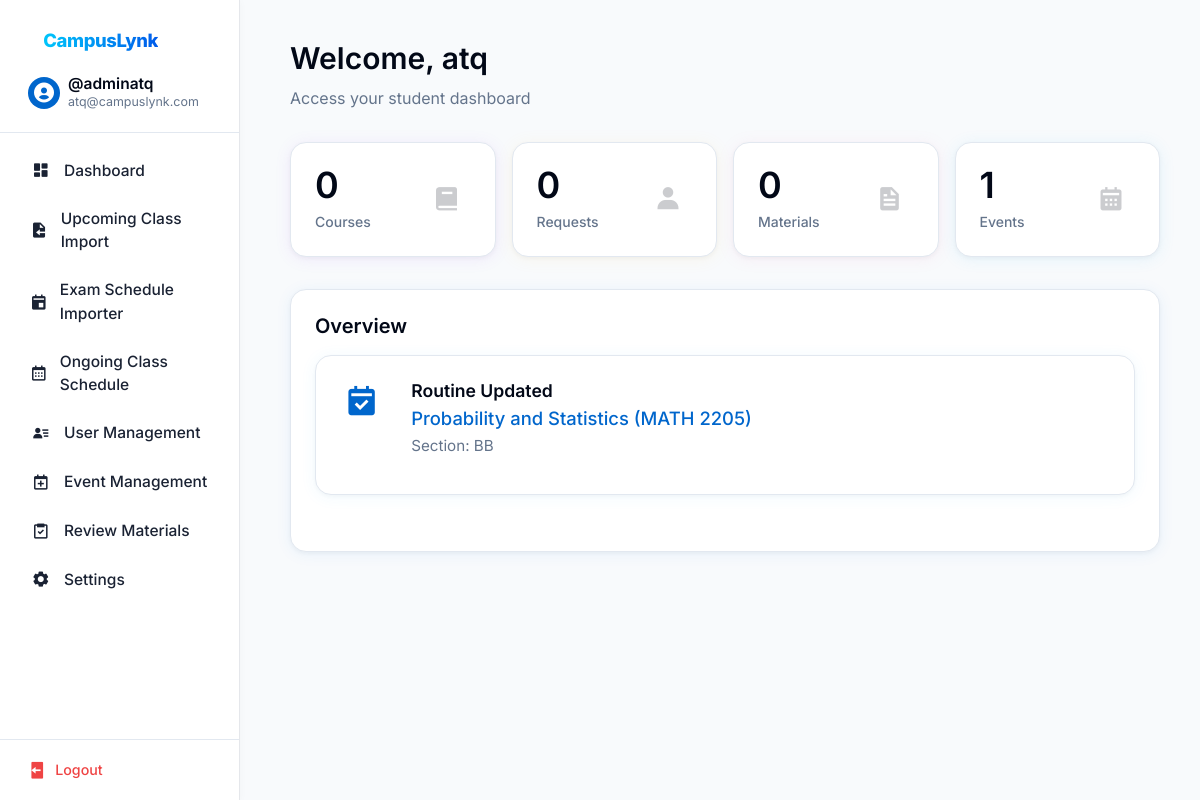
Page /dashboard.php (signed in) on the committed database.
### tables this page shows
CREATE TABLE `users` (
  `id` int(11) NOT NULL,
  `username` varchar(255) NOT NULL,
  `email` varchar(255) NOT NULL,
  `password` varchar(255) NOT NULL,
  `role` enum('student','faculty','admin') NOT NULL,
  `name` varchar(255) NOT NULL
);

CREATE TABLE `upcoming_courses` (
  `id` int(11) NOT NULL,
  `program` varchar(50) DEFAULT NULL,
  `course_code` varchar(20) DEFAULT NULL,
  `course_title` varchar(255) DEFAULT NULL,
  `section` varchar(10) DEFAULT NULL,
  `room1` varchar(50) DEFAULT NULL,
  `room2` varchar(50) DEFAULT NULL,
  `day1` varchar(20) DEFAULT NULL,
  `day2` varchar(20) DEFAULT NULL,
  `time1` varchar(20) DEFAULT NULL,
  `time2` varchar(20) DEFAULT NULL,
  `faculty_name` varchar(100) DEFAULT NULL,
  `faculty_initial` varchar(20) DEFAULT NULL,
  `credit` decimal(3,1) DEFAULT NULL
);

### dashboard.php (the view, shortened to what this page needs)
<?php
try {
    $database = new Database();
    $db = $database->getConnection();
    $query = $db->prepare("SELECT * FROM users WHERE email = ?");
    $query->execute([$_SESSION['useremail']]);
    $user = $query->fetch(PDO::FETCH_ASSOC);
    $userId = $user['id'];
    $courseCount = 0;
    $courseStmt = $db->prepare("SELECT COUNT(DISTINCT se.course_id) FROM student_enrollments se WHERE se.student_id = ?");
    $courseStmt->execute([$userId]);
    $courseCount = $courseStmt->fetchColumn();
    $requestCount = 0;
    $requestStmt = $db->prepare("SELECT COUNT(*) FROM counselling_requests WHERE student_id = ?");
    $requestStmt->execute([$userId]);
    $requestCount = $requestStmt->fetchColumn();
    $materialCount = 0;
    $eventCount = 0;
    $eventStmt = $db->query("SELECT COUNT(*) FROM events");
    $eventCount = $eventStmt->fetchColumn();
    $routineStmt = $db->query("SELECT * FROM upcoming_courses ORDER BY id DESC LIMIT 1");
    $latestRoutine = $routineStmt->fetch(PDO::FETCH_ASSOC);
} catch (PDOException $e) {
    header("Location: login.php?error=Database Error: " . urlencode($e->getMessage()));
    exit();
}
?>
<!DOCTYPE html>
<html lang="en">
<head>
    <link href='https://unpkg.com/boxicons@2.1.4/css/boxicons.min.css' rel='stylesheet'>
    <link rel="stylesheet" href="css/base.css">
    <link rel="stylesheet" href="css/layout.css">
    <link rel="stylesheet" href="css/components.css">
    <link rel="stylesheet" href="css/dashboard.css">
</head>
<body>
<div class="dashboard-layout">
  <?php include 'sidebar.php'; ?>
  <main id="main-content" class="main-content fade-transition fade-out" style="">
    <section class="welcome-section">
        <h1>Welcome, <?php echo htmlspecialchars($user['name']); ?></h1>
        <p class="text-muted">Access your student dashboard</p>
    </section>
    <div class="quick-access-row">
        <div class="quick-access-card glow-purple">
            <div class="quick-access-card-content">
                <div class="quick-access-number"><?php echo $courseCount; ?></div>
                <div class="quick-access-label">Courses</div>
            </div>
            <div class="quick-access-icon purple">
                <i class='bx bxs-book'></i>
            </div>
        </div>
        <div class="quick-access-card glow-yellow">
            <div class="quick-access-card-content">
                <div class="quick-access-number"><?php echo $requestCount; ?></div>
                <div class="quick-access-label">Requests</div>
            </div>
            <div class="quick-access-icon yellow">
                <i class='bx bxs-user'></i>
            </div>
        </div>
        <div class="quick-access-card glow-pink">
            <div class="quick-access-card-content">
                <div class="quick-access-number"><?php echo $materialCount; ?></div>
                <div class="quick-access-label">Materials</div>
            </div>
            <div class="quick-access-icon pink">
                <i class='bx bxs-file'></i>
            </div>
        </div>
        <div class="quick-access-card glow-blue">
            <div class="quick-access-card-content">
                <div class="quick-access-number"><?php echo $eventCount; ?></div>
                <div class="quick-access-label">Events</div>
            </div>
            <div class="quick-access-icon blue">
                <i class='bx bxs-calendar'></i>
            </div>
        </div>
    </div>
    <div class="content-stack">
        <div class="card">
            <h2 class="text-xl font-semibold mb-4">Overview</h2>
            <div class="dashboard-overview-grid" style="display: grid; grid-template-columns: repeat(auto-fit, minmax(320px, 1fr)); gap: 1.5rem; margin-bottom: 2rem;">
                <?php if ($latestRoutine): ?>
                <div class="overview-card">
                    <div class="overview-icon"><i class='bx bxs-calendar-check text-primary'></i></div>
                    <div class="overview-content">
                        <h3 class="overview-title">Routine Updated</h3>
                        <div class="overview-main"><?php echo htmlspecialchars($latestRoutine['course_title']); ?> (<?php echo htmlspecialchars($latestRoutine['course_code']); ?>)</div>
                        <div class="overview-desc">Section: <?php echo htmlspecialchars($latestRoutine['section']); ?></div>
                    </div>
                </div>
                <?php endif; ?>
            </div>
        </div>
    </div>
  </main>
</div>
</body>
</html>

### sidebar.php (shortened to what this page needs)
<?php
try {
    $sidebar_database = new Database();
    $sidebar_db = $sidebar_database->getConnection();
    $sidebar_query = $sidebar_db->prepare("SELECT * FROM users WHERE email = ?");
    $sidebar_query->execute([$_SESSION['useremail']]);
    $sidebar_user = $sidebar_query->fetch(PDO::FETCH_ASSOC);
} catch (PDOException $e) {
    header("Location: login.php?error=Database Error: " . urlencode($e->getMessage()));
    exit();
}
$current_page = basename($_SERVER['PHP_SELF']);
$role = $sidebar_user['role'];
?>
<link href='https://unpkg.com/boxicons@2.1.4/css/boxicons.min.css' rel='stylesheet'>
<aside class="sidebar">
    <div class="sidebar-header">
        <div class="logo-and-title-div">
            <div class="sidebar-brand">
                <a href="index.php" class="navbar-brand sidebar-logo"><span>CampusLynk</span></a>
            </div>
        </div>
        <a href="<?php echo $role === 'faculty' ? 'faculty_dashboard.php' : ($role === 'admin' ? 'admin_dashboard.php' : 'profile.php'); ?>" class="user-info">
            <div class="user-avatar">
                <i class='bx bxs-user-circle'></i>
            </div>
            <div class="user-details">
                <h3 class="user-name"><?php echo '@' . htmlspecialchars($sidebar_user['username']); ?></h3>
                <p class="user-email"><?php echo htmlspecialchars($sidebar_user['email']); ?></p>
            </div>
        </a>
    </div>
    <div class="sidebar-content">
        <ul class="nav-links">
            <?php if ($role === 'admin'): ?>
                <li>
                    <a href="admin_dashboard.php" class="nav-link <?php echo $current_page === 'admin_dashboard.php' ? 'active' : ''; ?>">
                        <i class='bx bxs-dashboard'></i>
                        <span>Dashboard</span>
                    </a>
                </li>
                <li>
                    <a href="admin_dataimport.php" class="nav-link <?php echo $current_page === 'admin_dataimport.php' ? 'active' : ''; ?>">
                        <i class='bx bxs-file-import'></i>
                        <span>Upcoming Class Import</span>
                    </a>
                </li>
                <li>
                    <a href="admin_exam_import.php" class="nav-link <?php echo $current_page === 'admin_exam_import.php' ? 'active' : ''; ?>">
                        <i class='bx bxs-calendar-event'></i>
                        <span>Exam Schedule Importer</span>
                    </a>
                </li>
                <li>
                    <a href="admin_class_schedule.php" class="nav-link <?php echo $current_page === 'admin_class_schedule.php' ? 'active' : ''; ?>">
                        <i class='bx bx-calendar'></i>
                        <span>Ongoing Class Schedule</span>
                    </a>
                </li>
                <li>
                    <a href="admin_users.php" class="nav-link <?php echo $current_page === 'admin_users.php' ? 'active' : ''; ?>">
                        <i class='bx bxs-user-detail'></i>
                        <span>User Management</span>
                    </a>
                </li>
                <li>
                    <a href="admin_event_management.php" class="nav-link <?php echo $current_page === 'admin_event_management.php' ? 'active' : ''; ?>">
                        <i class='bx bx-calendar-plus'></i>
                        <span>Event Management</span>
                    </a>
                </li>
                <li>
                    <a href="admin_review_materials.php" class="nav-link <?php echo $current_page === 'admin_review_materials.php' ? 'active' : ''; ?>">
                        <i class='bx bx-task'></i>
                        <span>Review Materials</span>
                    </a>
                </li>
                <li>
                    <a href="admin_settings.php" class="nav-link <?php echo $current_page === 'admin_settings.php' ? 'active' : ''; ?>">
                        <i class='bx bxs-cog'></i>
                        <span>Settings</span>
                    </a>
                </li>
            <?php endif; ?>
        </ul>
    </div>
    <div class="sidebar-footer">
        <?php
        $logout_url = 'logout.php';
        if (isset($_SESSION['role'])) {
            switch ($_SESSION['role']) {
                case 'admin':
                    $logout_url = 'admin_logout.php';
                    break;
            }
        }
        ?>
        <a href="<?php echo $logout_url; ?>" class="logout-btn">
            <i class='bx bxs-log-out'></i>
            <span>Logout</span>
        </a>
    </div>
</aside>

### css/base.css (style rules this page uses)
:root { --background: #ffffff; --foreground: #020817; --card: #ffffff; --card-foreground: #020817; --popover: #ffffff; --popover-foreground: #020817; --primary: #0066cc; --primary-foreground: #ffffff; --secondary: #f1f5f9; --secondary-foreground: #0f172a; --muted: #f1f5f9; --muted-foreground: #64748b; --accent: #f1f5f9; --accent-foreground: #0f172a; --destructive: #ef4444; --destructive-foreground: #ffffff; --success: #16a34a; --success-foreground: #ffffff; --border: #e2e8f0; --input: #e2e8f0; --ring: #0066cc; --spacing-1: 0.25rem; --spacing-2: 0.5rem; --spacing-3: 0.75rem; --spacing-4: 1rem; --spacing-5: 1.25rem; --spacing-6: 1.5rem; --spacing-8: 2rem; --spacing-10: 2.5rem; --spacing-12: 3rem; --radius-sm: 0.125rem; --radius: 0.5rem; --radius-md: 0.75rem; --radius-lg: 1rem; --shadow-sm: 0 1px 2px rgba(0, 0, 0, 0.05); --shadow: 0 1px 3px rgba(0, 0, 0, 0.1), 0 1px 2px rgba(0, 0, 0, 0.06); --shadow-md: 0 4px 6px -1px rgba(0, 0, 0, 0.1), 0 2px 4px -1px rgba(0, 0, 0, 0.06); --shadow-lg: 0 10px 15px -3px rgba(0, 0, 0, 0.1), 0 4px 6px -2px rgba(0, 0, 0, 0.05); }
* { margin: 0; padding: 0; box-sizing: border-box; font-family: 'Inter', sans-serif; }
body { background-color: var(--background); color: var(--foreground); line-height: 1.5; }
h1, h2, h3, h4, h5, h6 { font-weight: 600; line-height: 1.25; margin-bottom: var(--spacing-4); }
h1 { font-size: 2.25rem; }
h2 { font-size: 1.875rem; }
h3 { font-size: 1.5rem; }
.text-muted { color: var(--muted-foreground); }
.text-primary { color: var(--primary); }
.font-semibold { font-weight: 600; }
.text-xl { font-size: 1.25rem; }

### css/components.css (style rules this page uses)
.card { background: rgba(255,255,255,0.92); border-radius: 1.25rem; box-shadow: 0 2px 16px 0 rgba(0,124,240,0.07), 0 1.5px 4px 0 rgba(0,0,0,0.04); color: var(--foreground); border: 1px solid var(--border); padding: 1.25rem 1rem; margin-bottom: 1.5rem; transition: box-shadow 0.18s, background 0.18s; }
.fade-transition { opacity: 0; transition: opacity 0.35s cubic-bezier(.4,0,.2,1); }
.fade-transition.fade-in { opacity: 1; }

### rows in the picture
users: username "adminatq", email "atq@campuslynk.com", name "atq"
upcoming_courses: course_title "Probability and Statistics", course_code "MATH 2205", section "BB"

### other values in the picture
$courseCount "0"
$requestCount "0"
$materialCount "0"
$eventCount "1"
